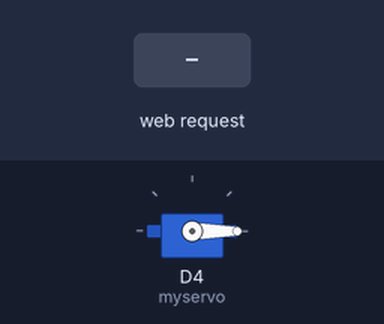
Bench run of a sketch on a simulated ESP8266 (NodeMCU). On the bench: servo. The test bench sets the inputs (shaded band). WiFi joins after 1.5 s; servers stay silent unless stated; what the sketch prints to the serial monitor is not drawn.

Above: at 3.7 s.
3.8 s: HTTP request GET /sendValue?degrees=120 received
At 6.3 s:
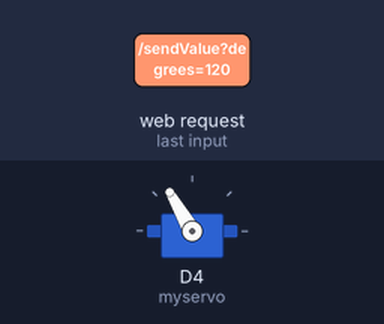
10.6 s: HTTP request GET /sendValue?degrees=0 received
At 12.1 s:
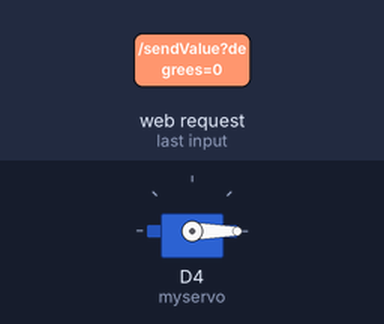
Timing chart, 0 to 13.6 s (numbered marks = the images above; inputs shaded):
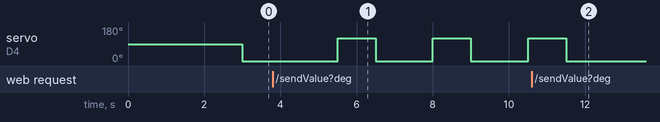

Measured:
- after the input at 3.8 s, servo on D4 (myservo): alternates 120° for 1.0 s and 0° for 1.5 s, starting after 1.7 s
- after the input at 10.6 s, servo on D4 (myservo): goes on until 11.5 s, then stays 0°

The sketch:

SieuAm_Servo_Motor_Wifi.ino
```cpp
// ĐỘNG CƠ SERVO
// Chọn esp8266 => NodeMCU 1.0 (ESP-12E Module)
#include <Servo.h>
Servo myservo;

// Wifi Nên cắm ở cổng bên trái của máy tính (cổng bên trái và phía trên gần với màn hình) thì nó mới nhận
#include <ESP8266WiFi.h>
#include <ESP8266WebServer.h>
// Servo dây cam nối với D4 của wifi , dây đỏ nối 3V3 của wifi, dây đà nối GND của wifi
ESP8266WebServer server(80);
// Đối với wifi khi setup cổng thì cần thêm A với D ví dụ A0, D4

// Cảm biến siêu âm
const int trig = D8;  // D8 chân trig của HC-SR04
const int echo = D7;  // D7 chân echo của HC-SR04
// LƯU Ý : Đối với siêu âm không dùng nguồn của Wifi . GND và VCC của siêu âm cắm vào nguồn của Arduino
// Khi cắm cả wifi và arduino vào máy thì nhớ chọn cổng cho đúng để nạp code . Cắm arduino vào trước xem là COM nào sau đó cắm tiếp wifi vào xem là com nào
// Nên cắm wifi ở cổng trái bên trên (gần màn hình) . Còn arduino cắm vào cổng bên phải .
// NẠP CODE VÀO COM6 , còn COM3 Arduino là dùng làm nguồn

void setup() {
  Serial.begin(9600);
  delay(1000);
  WiFi.begin("Tan 2", "111222333"); //SSID && Pasword
  while (WiFi.waitForConnectResult() != WL_CONNECTED) {
    Serial.println(".");
  }
  Serial.println("IP: ");
  Serial.println(WiFi.localIP());
  server.on("/", [] {
    server.send(200, "text/html",
                "<!DOCTYPE html>"
                "<html>"
                "<head>"
                "<title>Serial Monitor</title>"
                "<script>"
                "window.onload = function() {"
                "readSerial();"
                "};"
                "function readSerial() {"
                "var serialMonitor = document.getElementById('serialMonitor');"
                "var xhttp = new XMLHttpRequest();"
                "xhttp.onreadystatechange = function() {"
                "if (this.readyState == 4 && this.status == 200) {"
                "serialMonitor.value = this.responseText;"
                "serialMonitor.scrollTop = serialMonitor.scrollHeight;"
                "setTimeout(readSerial, 500);"
                "}"
                "};"
                "xhttp.open('GET', 'readSerial', true);"
                "xhttp.send();"
                "}"
                "function sendValue(){"
                "var degreesInput = document.getElementById('degrees');"
                "var xhttp2 =  new XMLHttpRequest();"
                "var degrees = degreesInput.value;"
                "xhttp2.open('POST', 'sendValue', true);"
                "xhttp2.setRequestHeader('Content-type', 'application/x-www-form-urlencoded');"
                "xhttp2.send('degrees=' + degrees);"
                "}"
                "</script>"
                "</head>"
                "<body>"

                "<label>Value Sensor</label><br>"
                "<input type='text' id='serialMonitor'>"
                "<br><br>"
                "<label>Degrees : </label>"
                "<input type='text' name='degrees' id = 'degrees'>"
                "<input type='button' value='Send' onclick = sendValue()>"
                "</body>"

                "</html>");
  });


//
//                "<label>Value Gas Sensor</label><br>"
//                "<textarea id='serialMonitor' style='font-family: monospace; width: 100%; height: 300px; white-space: pre; '></textarea>"
//                "<label>Degrees : </label>"
//                "<input type='text' name='degrees' id = 'degrees'>"
//                "<input type='button' value='Send' onclick = sendValue()>"
  // myservo.attach(D4); // D4 của wifi
  myservo.attach(D4, 500, 2400); // fix không quay đủ 180 độ
  pinMode(trig, OUTPUT);    // D8
  pinMode(echo,INPUT);      // D7
  setupRoutes();
  server.begin();  // Bắt đầu web server
}

// Gửi giá trị đọc được từ cảm biến lên web
void handleReadSerial() {

  unsigned long duration; // biến đo thời gian
  int distance;           // biến lưu khoảng cách
  /* Phát xung từ chân trig */
  digitalWrite(trig,0);   // tắt chân trig
  delayMicroseconds(2);
  digitalWrite(trig,1);   // phát xung từ chân trig
  delayMicroseconds(10);   // xung có độ dài 10 microSeconds
  digitalWrite(trig,0);   // tắt chân trig
  /* Tính toán thời gian,khoảng cách */
  // Đo độ rộng xung HIGH ở chân echo. Đơn vị us
  duration = pulseIn(echo,HIGH);
  // Tính khoảng cách đến vật.
  //van toc am thanh 340m/s = 0.034cm/us
  // s = v*t
  distance = int(duration*0.034/2);
  /* In kết quả ra Serial Monitor */
  Serial.print(distance);
  Serial.println("cm");


  server.send(200, "text/plain", String(distance) + "cm" + "\n");

}

// Nhận giá trị độ từ web để điều khiển servo
int receivedValue = 0;
void handleSendValue() {
  if (server.hasArg("degrees")) {
    receivedValue = server.arg("degrees").toInt();
  }
}

void setupRoutes() {
  server.on("/readSerial", handleReadSerial);
  server.on("/sendValue", handleSendValue);
}
void loop() {
  // Xử lý các yêu cầu từ client
  server.handleClient();
  delay(500);  // Đợi để hệ thống xử lý các yêu cầu khác
  if (true) {
    //quay servo thuận theo góc INPUT
    myservo.write(receivedValue);
    delay(1000);
    //chỉnh servo về vị trí 0 độ
    myservo.write(0);
    delay(1000);
  }
}
```
